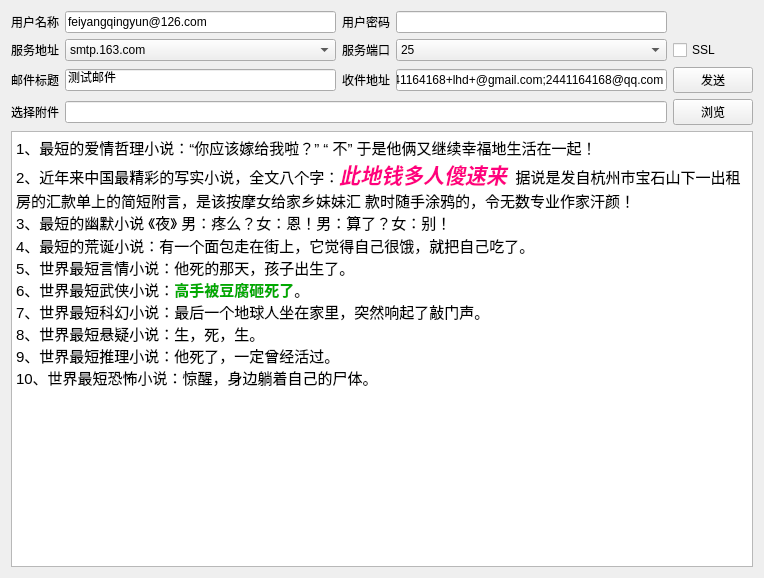
<?xml version="1.0" encoding="UTF-8"?>
<ui version="4.0">
 <class>frmEmailTool</class>
 <widget class="QWidget" name="frmEmailTool">
  <property name="geometry">
   <rect>
    <x>0</x>
    <y>0</y>
    <width>764</width>
    <height>578</height>
   </rect>
  </property>
  <property name="windowTitle">
   <string>Form</string>
  </property>
  <layout class="QVBoxLayout" name="verticalLayout">
   <item>
    <layout class="QGridLayout" name="gridLayout">
     <item row="2" column="4">
      <widget class="QPushButton" name="btnSend">
       <property name="cursor">
        <cursorShape>PointingHandCursor</cursorShape>
       </property>
       <property name="text">
        <string>发送</string>
       </property>
      </widget>
     </item>
     <item row="1" column="3">
      <widget class="QComboBox" name="cboxPort">
       <item>
        <property name="text">
         <string>25</string>
        </property>
       </item>
       <item>
        <property name="text">
         <string>465</string>
        </property>
       </item>
       <item>
        <property name="text">
         <string>587</string>
        </property>
       </item>
      </widget>
     </item>
     <item row="1" column="4">
      <widget class="QCheckBox" name="ckSSL">
       <property name="text">
        <string>SSL</string>
       </property>
      </widget>
     </item>
     <item row="1" column="2">
      <widget class="QLabel" name="labPort">
       <property name="text">
        <string>服务端口</string>
       </property>
      </widget>
     </item>
     <item row="3" column="4">
      <widget class="QPushButton" name="btnSelect">
       <property name="cursor">
        <cursorShape>PointingHandCursor</cursorShape>
       </property>
       <property name="text">
        <string>浏览</string>
       </property>
      </widget>
     </item>
     <item row="2" column="3">
      <widget class="QLineEdit" name="txtReceiverAddr">
       <property name="text">
        <string>2441164168+lhd+@gmail.com;2441164168@qq.com</string>
       </property>
      </widget>
     </item>
     <item row="3" column="1" colspan="3">
      <widget class="QLineEdit" name="txtFileName"/>
     </item>
     <item row="2" column="0">
      <widget class="QLabel" name="labTitle">
       <property name="text">
        <string>邮件标题</string>
       </property>
      </widget>
     </item>
     <item row="2" column="1">
      <widget class="QLineEdit" name="txtTitle">
       <property name="text">
        <string>测试邮件</string>
       </property>
      </widget>
     </item>
     <item row="1" column="1">
      <widget class="QComboBox" name="cboxServer">
       <item>
        <property name="text">
         <string>smtp.163.com</string>
        </property>
       </item>
       <item>
        <property name="text">
         <string>smtp.126.com</string>
        </property>
       </item>
       <item>
        <property name="text">
         <string>smtp.qq.com</string>
        </property>
       </item>
       <item>
        <property name="text">
         <string>smt.sina.com</string>
        </property>
       </item>
       <item>
        <property name="text">
         <string>smtp.sohu.com</string>
        </property>
       </item>
       <item>
        <property name="text">
         <string>smtp.139.com</string>
        </property>
       </item>
       <item>
        <property name="text">
         <string>smtp.189.com</string>
        </property>
       </item>
      </widget>
     </item>
     <item row="2" column="2">
      <widget class="QLabel" name="labReceiverAddr">
       <property name="text">
        <string>收件地址</string>
       </property>
      </widget>
     </item>
     <item row="3" column="0">
      <widget class="QLabel" name="labFileName">
       <property name="text">
        <string>选择附件</string>
       </property>
      </widget>
     </item>
     <item row="1" column="0">
      <widget class="QLabel" name="labServer">
       <property name="text">
        <string>服务地址</string>
       </property>
      </widget>
     </item>
     <item row="0" column="0">
      <widget class="QLabel" name="labSenderAddr">
       <property name="text">
        <string>用户名称</string>
       </property>
      </widget>
     </item>
     <item row="0" column="1">
      <widget class="QLineEdit" name="txtSenderAddr">
       <property name="text">
        <string>feiyangqingyun@126.com</string>
       </property>
      </widget>
     </item>
     <item row="0" column="2">
      <widget class="QLabel" name="labSenderPwd">
       <property name="text">
        <string>用户密码</string>
       </property>
      </widget>
     </item>
     <item row="0" column="3">
      <widget class="QLineEdit" name="txtSenderPwd">
       <property name="text">
        <string/>
       </property>
       <property name="echoMode">
        <enum>QLineEdit::Password</enum>
       </property>
      </widget>
     </item>
    </layout>
   </item>
   <item>
    <widget class="QTextBrowser" name="txtContent">
     <property name="readOnly">
      <bool>false</bool>
     </property>
     <property name="html">
      <string>&lt;!DOCTYPE HTML PUBLIC &quot;-//W3C//DTD HTML 4.0//EN&quot; &quot;http://www.w3.org/TR/REC-html40/strict.dtd&quot;&gt;
&lt;html&gt;&lt;head&gt;&lt;meta name=&quot;qrichtext&quot; content=&quot;1&quot; /&gt;&lt;style type=&quot;text/css&quot;&gt;
p, li { white-space: pre-wrap; }
&lt;/style&gt;&lt;/head&gt;&lt;body style=&quot; font-family:'SimSun'; font-size:9.07563pt; font-weight:400; font-style:normal;&quot;&gt;
&lt;p style=&quot; margin-top:0px; margin-bottom:0px; margin-left:0px; margin-right:0px; -qt-block-indent:0; text-indent:0px;&quot;&gt;&lt;span style=&quot; font-family:'宋体'; font-size:11pt;&quot;&gt;1&lt;/span&gt;&lt;span style=&quot; font-family:'Times New Roman'; font-size:11pt;&quot;&gt;、最短的爱情哲理小说：“&lt;/span&gt;&lt;span style=&quot; font-family:'宋体'; font-size:11pt;&quot;&gt;你应该嫁给我啦？&lt;/span&gt;&lt;span style=&quot; font-family:'Times New Roman'; font-size:11pt;&quot;&gt;” “ &lt;/span&gt;&lt;span style=&quot; font-family:'宋体'; font-size:11pt;&quot;&gt;不&lt;/span&gt;&lt;span style=&quot; font-family:'Times New Roman'; font-size:11pt;&quot;&gt;” &lt;/span&gt;&lt;span style=&quot; font-family:'宋体'; font-size:11pt;&quot;&gt;于是他俩又继续幸福地生活在一起&lt;/span&gt;&lt;span style=&quot; font-family:'Times New Roman'; font-size:11pt;&quot;&gt;！&lt;br /&gt;&lt;/span&gt;&lt;span style=&quot; font-family:'宋体'; font-size:11pt;&quot;&gt;2&lt;/span&gt;&lt;span style=&quot; font-family:'Times New Roman'; font-size:11pt;&quot;&gt;、近年来中国最精彩的写实小说，全文八个字：&lt;/span&gt;&lt;span style=&quot; font-family:'Times New Roman'; font-size:16pt; font-weight:600; font-style:italic; color:#ff007f;&quot;&gt;此地钱多人傻速来&lt;/span&gt;&lt;span style=&quot; font-family:'Times New Roman'; font-size:11pt;&quot;&gt;  据说是发自杭州市宝石山下一出租房的汇款单上的简短附言，是该按摩女给家乡妹妹汇 款时随手涂鸦的，令无数专业作家汗颜！&lt;br /&gt;&lt;/span&gt;&lt;span style=&quot; font-family:'宋体'; font-size:11pt;&quot;&gt;3&lt;/span&gt;&lt;span style=&quot; font-family:'Times New Roman'; font-size:11pt;&quot;&gt;、最短的幽默小说 《夜》 男：疼么？女：恩！男：算了？女：别！&lt;/span&gt;&lt;/p&gt;
&lt;p style=&quot; margin-top:0px; margin-bottom:0px; margin-left:0px; margin-right:0px; -qt-block-indent:0; text-indent:0px;&quot;&gt;&lt;span style=&quot; font-family:'宋体'; font-size:11pt;&quot;&gt;4&lt;/span&gt;&lt;span style=&quot; font-family:'Times New Roman'; font-size:11pt;&quot;&gt;、最短的荒诞小说：有一个面包走在街上，它觉得自己很饿，就把自己吃了。&lt;br /&gt;&lt;/span&gt;&lt;span style=&quot; font-family:'宋体'; font-size:11pt;&quot;&gt;5&lt;/span&gt;&lt;span style=&quot; font-family:'Times New Roman'; font-size:11pt;&quot;&gt;、世界最短言情小说：他死的那天，孩子出生了。&lt;br /&gt;&lt;/span&gt;&lt;span style=&quot; font-family:'宋体'; font-size:11pt;&quot;&gt;6&lt;/span&gt;&lt;span style=&quot; font-family:'Times New Roman'; font-size:11pt;&quot;&gt;、世界最短武侠小说：&lt;/span&gt;&lt;span style=&quot; font-family:'Times New Roman'; font-size:11pt; font-weight:600; color:#00aa00;&quot;&gt;高手被豆腐砸死了&lt;/span&gt;&lt;span style=&quot; font-family:'Times New Roman'; font-size:11pt;&quot;&gt;。&lt;br /&gt;&lt;/span&gt;&lt;span style=&quot; font-family:'宋体'; font-size:11pt;&quot;&gt;7&lt;/span&gt;&lt;span style=&quot; font-family:'Times New Roman'; font-size:11pt;&quot;&gt;、世界最短科幻小说：最后一个地球人坐在家里，突然响起了敲门声。&lt;br /&gt;&lt;/span&gt;&lt;span style=&quot; font-family:'宋体'; font-size:11pt;&quot;&gt;8&lt;/span&gt;&lt;span style=&quot; font-family:'Times New Roman'; font-size:11pt;&quot;&gt;、世界最短悬疑小说：生，死，生。&lt;br /&gt;&lt;/span&gt;&lt;span style=&quot; font-family:'宋体'; font-size:11pt;&quot;&gt;9&lt;/span&gt;&lt;span style=&quot; font-family:'Times New Roman'; font-size:11pt;&quot;&gt;、世界最短推理小说：他死了，一定曾经活过。 &lt;br /&gt;1&lt;/span&gt;&lt;span style=&quot; font-family:'宋体'; font-size:11pt;&quot;&gt;0&lt;/span&gt;&lt;span style=&quot; font-family:'Times New Roman'; font-size:11pt;&quot;&gt;、世界最短恐怖小说：惊醒，身边躺着自己的尸体。&lt;/span&gt;&lt;/p&gt;&lt;/body&gt;&lt;/html&gt;</string>
     </property>
    </widget>
   </item>
  </layout>
 </widget>
 <tabstops>
  <tabstop>txtSenderAddr</tabstop>
  <tabstop>txtSenderPwd</tabstop>
  <tabstop>cboxServer</tabstop>
  <tabstop>cboxPort</tabstop>
  <tabstop>ckSSL</tabstop>
  <tabstop>txtTitle</tabstop>
  <tabstop>txtReceiverAddr</tabstop>
  <tabstop>btnSend</tabstop>
  <tabstop>txtFileName</tabstop>
  <tabstop>btnSelect</tabstop>
  <tabstop>txtContent</tabstop>
 </tabstops>
 <resources/>
 <connections/>
</ui>
